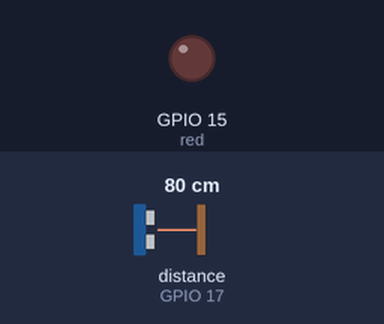
Recording of a program running on a simulated Raspberry Pi (BCM pin numbers). Parts: output pins drawn as LEDs (lit = HIGH). Inputs (shaded band) come from the test bench; at power-on: distance to the obstacle (sensor on GPIO 17) 80 cm. The echo pulse lasts 58.3 µs per cm; what the program prints to the terminal is not drawn.

Above: at 1.2 s.
1.3 s: distance to the obstacle (sensor on GPIO 17) set to 12 cm
2.8 s: distance to the obstacle (sensor on GPIO 17) set to 9 cm
At 4.2 s:
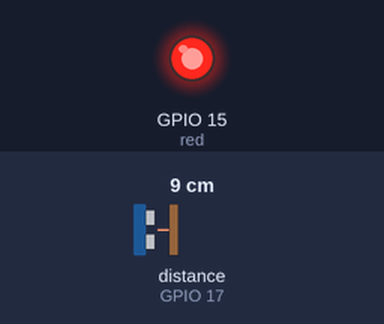
4.5 s: distance to the obstacle (sensor on GPIO 17) set to 18 cm
At 5.9 s:
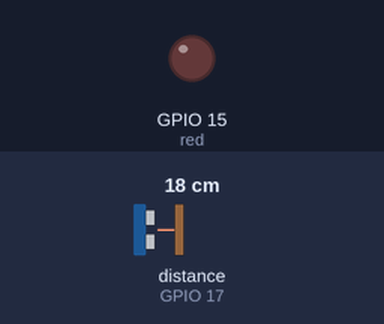
6.2 s: distance to the obstacle (sensor on GPIO 17) set to 2 cm
At 7.6 s:
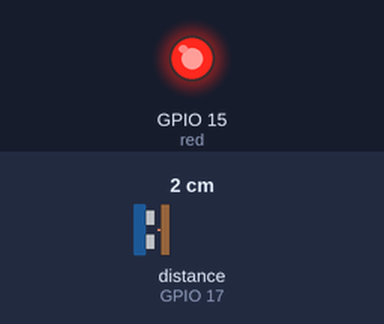
Timing chart, 0 to 8.9 s (numbered marks = the images above; inputs shaded):
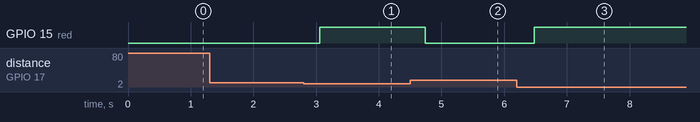

The program:

rpi_ultrasonic.py
```python
from gpiozero import DistanceSensor
from gpiozero import LED
from time import sleep

ultrasonic= DistanceSensor (echo=17, trigger=4)
red= LED(15)
while True:
    print(ultrasonic.distance)
    if ultrasonic.distance *100 <=10:
        red.on()
    else:
        if ultrasonic.distance *100 > 10:
            red.off()
    #sleep(1)
```

Measured:
- the behaviour switches between 11 and 10 cm on distance to the obstacle (sensor on GPIO 17) (found by bisection; images 0 and 1)
- after the input at 2.8 s, GPIO 15 (red): LOW → HIGH after 0.26 s
- after the input at 4.5 s, GPIO 15 (red): HIGH → LOW after 0.24 s
- after the input at 6.2 s, GPIO 15 (red): LOW → HIGH after 0.28 s
